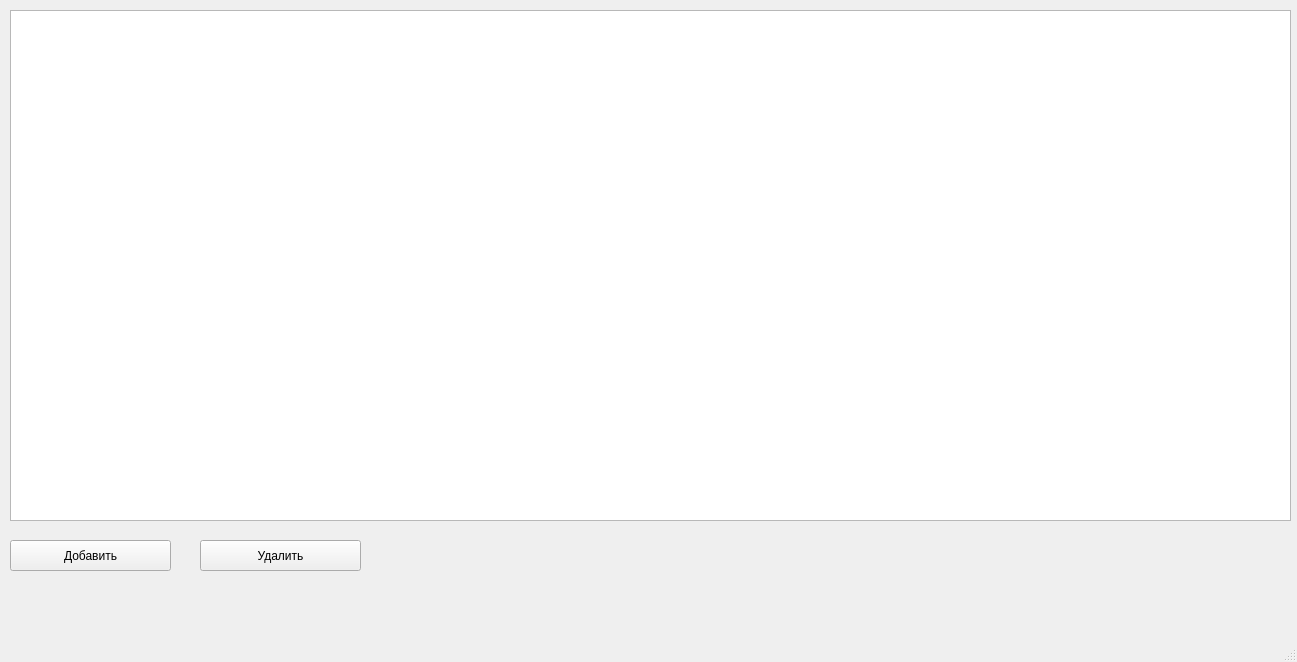
<?xml version="1.0" encoding="UTF-8"?>
<ui version="4.0">
 <class>MainWindow</class>
 <widget class="QMainWindow" name="MainWindow">
  <property name="geometry">
   <rect>
    <x>0</x>
    <y>0</y>
    <width>1297</width>
    <height>662</height>
   </rect>
  </property>
  <property name="windowTitle">
   <string>MainWindow</string>
  </property>
  <widget class="QWidget" name="centralwidget">
   <widget class="QTableView" name="tableView">
    <property name="enabled">
     <bool>true</bool>
    </property>
    <property name="geometry">
     <rect>
      <x>10</x>
      <y>10</y>
      <width>1281</width>
      <height>511</height>
     </rect>
    </property>
   </widget>
   <widget class="QPushButton" name="btnAdd">
    <property name="geometry">
     <rect>
      <x>10</x>
      <y>540</y>
      <width>161</width>
      <height>31</height>
     </rect>
    </property>
    <property name="text">
     <string>Добавить</string>
    </property>
   </widget>
   <widget class="QPushButton" name="btnDelete">
    <property name="geometry">
     <rect>
      <x>200</x>
      <y>540</y>
      <width>161</width>
      <height>31</height>
     </rect>
    </property>
    <property name="text">
     <string>Удалить</string>
    </property>
   </widget>
  </widget>
  <widget class="QMenuBar" name="menubar">
   <property name="geometry">
    <rect>
     <x>0</x>
     <y>0</y>
     <width>1297</width>
     <height>20</height>
    </rect>
   </property>
  </widget>
  <widget class="QStatusBar" name="statusbar"/>
 </widget>
 <resources/>
 <connections/>
</ui>
